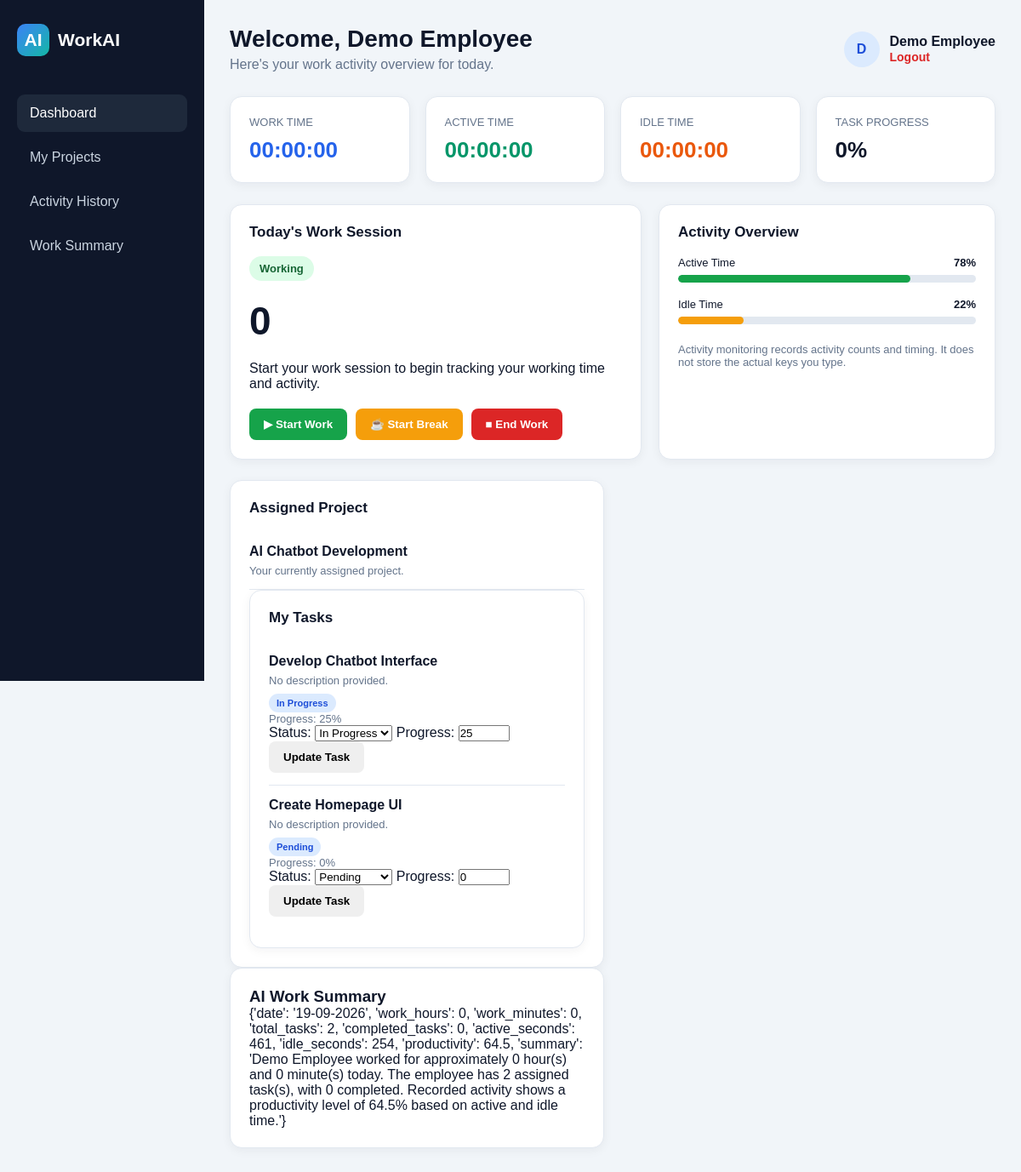
Screenshot of /employee/dashboard (signed in) with the database file from the repository.
### models/user.py (models this page shows, shortened)
class User(UserMixin, db.Model):
    __tablename__ = "users"
    id = db.Column(db.Integer, primary_key=True)
    name = db.Column(db.String(100), nullable=False)
    email = db.Column(db.String(120), unique=True, nullable=False, index=True)
    password_hash = db.Column(db.String(255), nullable=False)
    role = db.Column(db.String(20), nullable=False, default="employee")
    is_active_account = db.Column(db.Boolean, nullable=False, default=True)
    created_at = db.Column(
        db.DateTime,
        nullable=False,
        default=db.func.current_timestamp()
    )

### models/work_session.py (models this page shows)
class WorkSession(db.Model):
    __tablename__ = "work_sessions"
    id = db.Column(db.Integer, primary_key=True)
    employee_id = db.Column(
        db.Integer,
        db.ForeignKey("users.id"),
        nullable=False
    )
    project_id = db.Column(
        db.Integer,
        db.ForeignKey("projects.id"),
        nullable=True
    )
    start_time = db.Column(
        db.DateTime,
        nullable=False,
        default=db.func.current_timestamp()
    )
    end_time = db.Column(db.DateTime, nullable=True)
    total_work_seconds = db.Column(
        db.Integer,
        nullable=False,
        default=0
    )
    status = db.Column(
        db.String(20),
        nullable=False,
        default="Working"
    )
    employee = db.relationship(
        "User",
        backref=db.backref("work_sessions", lazy=True)
    )
    project = db.relationship(
        "Project",
        backref=db.backref("work_sessions", lazy=True)
    )

### models/project.py (models this page shows, shortened)
class Project(db.Model):
    __tablename__ = "projects"
    id = db.Column(db.Integer, primary_key=True)
    name = db.Column(db.String(150), nullable=False)
    description = db.Column(db.Text)
    status = db.Column(db.String(30), nullable=False, default="Active")
    created_at = db.Column(
        db.DateTime,
        nullable=False,
        default=db.func.current_timestamp()
    )

### models/task.py (models this page shows, shortened)
class Task(db.Model):
    __tablename__ = "tasks"
    id = db.Column(db.Integer, primary_key=True)
    title = db.Column(db.String(200), nullable=False)
    description = db.Column(db.Text)
    project_id = db.Column(
        db.Integer,
        db.ForeignKey("projects.id"),
        nullable=False
    )
    employee_id = db.Column(
        db.Integer,
        db.ForeignKey("users.id"),
        nullable=False
    )
    status = db.Column(db.String(30), nullable=False, default="Pending")
    progress = db.Column(db.Integer, nullable=False, default=0)
    created_at = db.Column(
        db.DateTime,
        nullable=False,
        default=db.func.current_timestamp()
    )
    updated_at = db.Column(
        db.DateTime,
        nullable=False,
        default=db.func.current_timestamp(),
        onupdate=db.func.current_timestamp()
    )
    project = db.relationship(
        "Project",
        backref=db.backref("tasks", lazy=True)
    )
    employee = db.relationship(
        "User",
        backref=db.backref("tasks", lazy=True)
    )

### routes/dashboard.py (the view)
@dashboard_bp.route("/employee/dashboard")
@login_required
@role_required("employee")
def employee_dashboard():
    from models.work_session import WorkSession
    from models.activity import ActivityLog
    from services.work_summary import generate_work_summary
    tasks = Task.query.filter_by(employee_id=current_user.id).all()
    active_session = WorkSession.query.filter_by(
        employee_id=current_user.id,
        end_time=None
    ).order_by(WorkSession.start_time.desc()).first()
    work_sessions = WorkSession.query.filter_by(
        employee_id=current_user.id
    ).all()
    activity_logs = ActivityLog.query.filter_by(
        employee_id=current_user.id
    ).all()
    work_summary = generate_work_summary(
        current_user,
        tasks,
        work_sessions,
        activity_logs
    )
    return render_template(
        "employee_dashboard.html",
        user=current_user,
        tasks=tasks,
        active_session=active_session,
        work_summary=work_summary
    )

### app.py (called while the page is built)
def create_app():
    app = Flask(__name__)
    app.config.from_object(Config)
    db.init_app(app)
    app.register_blueprint(auth_bp)
    app.register_blueprint(dashboard_bp)
    login_manager = LoginManager()
    login_manager.init_app(app)
    login_manager.login_view = "login"
    login_manager.login_message_category = "warning"
    @login_manager.user_loader
    def load_user(user_id):
        return db.session.get(User, int(user_id))
    @app.route("/")
    def home():
        return redirect(url_for("auth.login"))
    with app.app_context():
        db.create_all()
    return app

### routes/dashboard.py (called while the page is built)
def role_required(role):
    def decorator(function):
        @wraps(function)
        def wrapped_function(*args, **kwargs):
            if current_user.role != role:
                flash("You are not authorized to access this page.", "danger")
                return redirect(url_for("dashboard.employee_dashboard"))
            return function(*args, **kwargs)
        return wrapped_function
    return decorator

### templates/employee_dashboard.html (shortened to what this page needs)
<!DOCTYPE html>
<html lang="en">
<head>
</head>
<body>
<aside class="sidebar">
    <div class="brand">
        <div class="brand-icon">AI</div>
        WorkAI
    </div>
    <div class="nav-item active">Dashboard</div>
    <div class="nav-item">My Projects</div>
    <div class="nav-item">Activity History</div>
    <div class="nav-item" onclick="window.location.href='/employee/work-summary'">Work Summary</div>
</aside>
<main class="main">
    <header class="topbar">
        <div>
            <h1>Welcome, {{ user.name }}</h1>
            <p>Here's your work activity overview for today.</p>
        </div>
        <div class="user-box">
            <div class="avatar">
                {{ user.name[0] | upper }}
            </div>
            <div>
                <strong>{{ user.name }}</strong><br>
                <a class="logout" href="{{ url_for('auth.logout') }}">
                    Logout
                </a>
            </div>
        </div>
    </header>
    <section class="stats">
        <div class="card">
            <div class="stat-title">WORK TIME</div>
            <div class="stat-value blue" id="workTime">00:00:00</div>
        </div>
        <div class="card">
            <div class="stat-title">ACTIVE TIME</div>
            <div class="stat-value green" id="activeTime">00:00:00</div>
        </div>
        <div class="card">
            <div class="stat-title">IDLE TIME</div>
            <div class="stat-value orange" id="idleTime">00:00:00</div>
        </div>
        <div class="card">
            <div class="stat-title">TASK PROGRESS</div>
            <div class="stat-value">0%</div>
        </div>
    </section>
    <section class="work-panel">
        <div class="card">
            <h3 class="section-title">Today's Work Session</h3>
            <span class="status" id="workStatus">
    {% if active_session %}
        Working
    {% else %}
        Ready to start
    {% endif %}
</span>
<div class="timer" id="timer">
    {% if active_session %}
        {{ active_session.total_work_seconds | default(0) }}
    {% else %}
        00:00:00
    {% endif %}
</div>
            <p>
                Start your work session to begin tracking your
                working time and activity.
            </p>
            <div class="buttons">
                <form method="POST" action="{{ url_for('dashboard.start_work') }}" style="display:inline;">
    <button type="submit" class="start" id="startWork">
        ▶ Start Work
    </button>
</form>
                <button class="break" id="breakWork">
                    ☕ Start Break
                </button>
                <button class="end" id="endWork">
                    ■ End Work
                </button>
            </div>
        </div>
        <div class="card">
            <h3 class="section-title">Activity Overview</h3>
            <div class="activity-row">
                <div class="activity-label">
                    <span>Active Time</span>
                    <strong>78%</strong>
                </div>
                <div class="progress-bg">
                    <div class="progress active"></div>
                </div>
            </div>
            <div class="activity-row">
                <div class="activity-label">
                    <span>Idle Time</span>
                    <strong>22%</strong>
                </div>
                <div class="progress-bg">
                    <div class="progress idle"></div>
                </div>
            </div>
            <p style="color:#64748b; font-size:13px; margin-top:22px;">
                Activity monitoring records activity counts and timing.
                It does not store the actual keys you type.
            </p>
        </div>
    </section>
    <section class="project-box">
        <div class="card">
            <h3 class="section-title">Assigned Project</h3>
{% if tasks and tasks[0].project %}
<div class="task">
    <h4>{{ tasks[0].project.name }}</h4>
    <p>Your currently assigned project.</p>
</div>
{% else %}
<div class="task">
    <h4>No active project yet</h4>
    <p>Your assigned project will appear here after the administrator assigns one.</p>
</div>
{% endif %}
        <div class="card">
            <h3 class="section-title">My Tasks</h3>
{% if tasks %}
    {% for task in tasks %}
        <div class="task">
            <h4>{{ task.title }}</h4>
            <p>{{ task.description or "No description provided." }}</p>
            <span class="badge">{{ task.status }}</span>
            <p>Progress: {{ task.progress }}%</p>
<form method="POST" action="{{ url_for('dashboard.update_task', task_id=task.id) }}">
    <label>Status:</label>
    <select name="status">
        <option value="Pending" {% if task.status == "Pending" %}selected{% endif %}>Pending</option>
        <option value="In Progress" {% if task.status == "In Progress" %}selected{% endif %}>In Progress</option>
    </select>
    <label>Progress:</label>
    <input type="number" name="progress" min="0" max="100" value="{{ task.progress }}">
    <button type="submit">Update Task</button>
</form>
        </div>
    {% endfor %}
{% else %}
    <div class="task">
        <h4>No tasks assigned</h4>
        <p>Assigned tasks and progress will appear here.</p>
        <span class="badge">WAITING</span>
    </div>
{% endif %}
    </section>
<section class="project-box">
    <div class="card">
        <h3>AI Work Summary</h3>
        {% if work_summary %}
            <p>{{ work_summary }}</p>
        {% else %}
            <p>No work summary available yet. Start a work session and record activity to generate your daily summary.</p>
        {% endif %}
    </div>
</section>
</main>
</body>
</html>

### templates/employee_dashboard.html (style rules this page uses)
* { box-sizing: border-box; margin: 0; padding: 0; font-family: Arial, Helvetica, sans-serif; }
body { background: #f1f5f9; color: #0f172a; }
.sidebar { position: fixed; left: 0; top: 0; width: 240px; height: 100vh; background: #0f172a; color: white; padding: 28px 20px; }
.brand { display: flex; align-items: center; gap: 10px; font-size: 21px; font-weight: 700; margin-bottom: 45px; }
.brand-icon { width: 38px; height: 38px; display: grid; place-items: center; border-radius: 10px; background: linear-gradient(135deg, #3b82f6, #14b8a6); }
.nav-item { padding: 13px 15px; margin-bottom: 8px; border-radius: 9px; color: #cbd5e1; }
.nav-item.active { background: #1e293b; color: white; }
.main { margin-left: 240px; padding: 30px; }
.topbar { display: flex; justify-content: space-between; align-items: center; margin-bottom: 28px; }
.topbar h1 { font-size: 28px; margin-bottom: 5px; }
.topbar p { color: #64748b; }
.user-box { display: flex; align-items: center; gap: 12px; }
.avatar { width: 42px; height: 42px; border-radius: 50%; display: grid; place-items: center; background: #dbeafe; color: #1d4ed8; font-weight: 700; }
.logout { color: #dc2626; text-decoration: none; font-size: 14px; font-weight: 600; }
.stats { display: grid; grid-template-columns: repeat(4, 1fr); gap: 18px; margin-bottom: 25px; }
.card { background: white; border-radius: 14px; padding: 22px; box-shadow: 0 3px 12px rgba(15, 23, 42, 0.05); border: 1px solid #e2e8f0; }
.stat-title { color: #64748b; font-size: 13px; margin-bottom: 10px; }
.stat-value { font-size: 26px; font-weight: 700; }
.green { color: #059669; }
.blue { color: #2563eb; }
.orange { color: #ea580c; }
.work-panel { display: grid; grid-template-columns: 1.1fr 0.9fr; gap: 20px; margin-bottom: 24px; }
.section-title { font-size: 17px; margin-bottom: 18px; }
.timer { font-size: 46px; font-weight: 700; letter-spacing: 2px; margin: 20px 0; }
.status { display: inline-block; padding: 7px 12px; border-radius: 20px; background: #dcfce7; color: #166534; font-size: 13px; font-weight: 600; }
.buttons { display: flex; gap: 10px; margin-top: 20px; flex-wrap: wrap; }
button { border: none; padding: 11px 17px; border-radius: 8px; cursor: pointer; font-weight: 600; }
.start { background: #16a34a; color: white; }
.break { background: #f59e0b; color: white; }
.end { background: #dc2626; color: white; }
.activity-row { margin-bottom: 18px; }
.activity-label { display: flex; justify-content: space-between; font-size: 13px; margin-bottom: 7px; }
.progress-bg { width: 100%; height: 9px; background: #e2e8f0; border-radius: 10px; overflow: hidden; }
.progress { height: 100%; border-radius: 10px; }
.progress.active { width: 78%; background: #16a34a; }
.progress.idle { width: 22%; background: #f59e0b; }
.project-box { display: grid; grid-template-columns: 1fr 1fr; gap: 20px; }
.task { padding: 14px 0; border-bottom: 1px solid #e2e8f0; }
.task:last-child { border-bottom: none; }
.task h4 { margin-bottom: 6px; }
.task p { color: #64748b; font-size: 13px; }
.badge { display: inline-block; margin-top: 8px; padding: 5px 9px; border-radius: 15px; background: #dbeafe; color: #1d4ed8; font-size: 11px; font-weight: 700; }

### rows the page displays
User: name "Demo Employee", name "D"
WorkSession: total_work_seconds "0"
Project: name "AI Chatbot Development"
Task: title "Develop Chatbot Interface", description "No description provided.", status "In Progress", progress "25"
Task: title "Create Homepage UI", description "No description provided.", status "Pending", progress "0"
